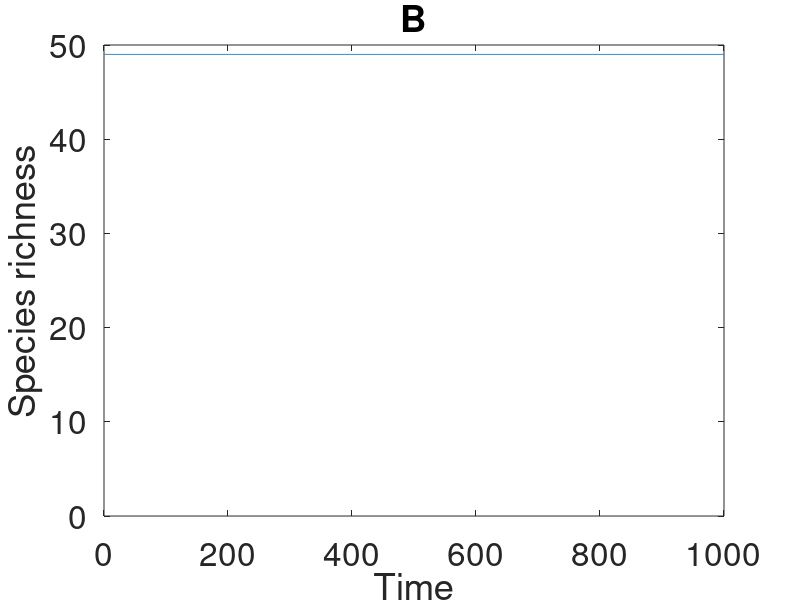
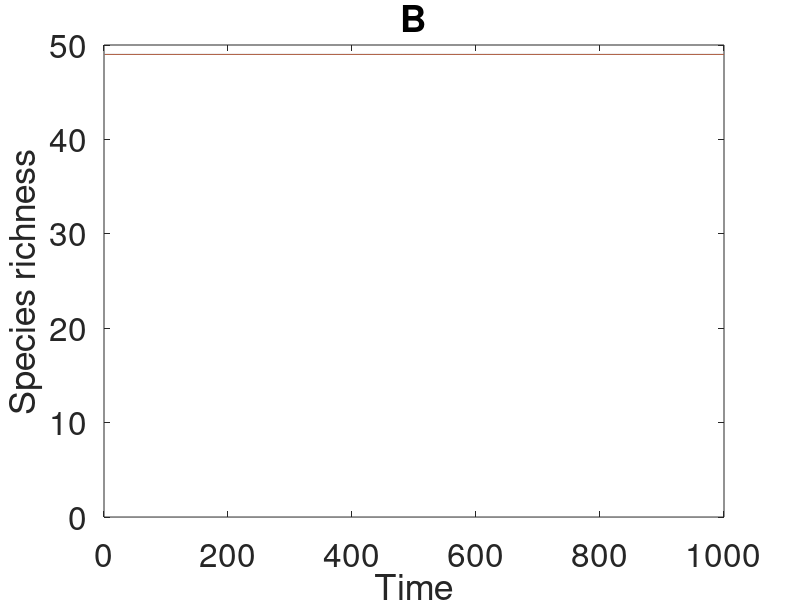
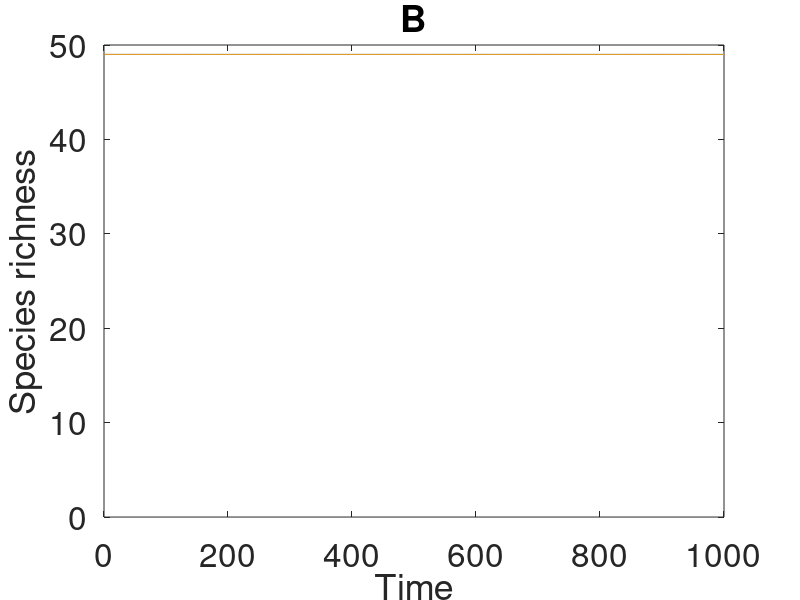
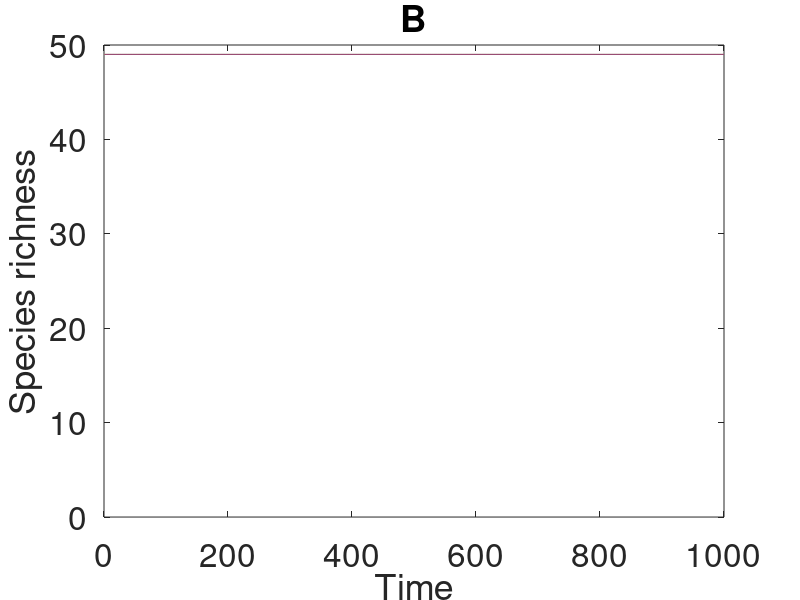

Source code (MATLAB) for these figures, in order:
%----------------------------------------------------------------------
%Ecosystem services in ecological network seascapes
%Guimaraes&Melian@KB May 2024
%----------------------------------------------------------------------
function DynS()  

    show=true;
    showEach = 1;
    countgen = 0;
    %gamma=[];
    T=1000;%time    
    As = [0.025 0.05 0.075 0.1 0.2 0.3 0.4 0.5 0.6 0.7 0.8 0.9 1];%amplitude
    GPTs =[100 500 1000]; % GPT=1 is Static 1 5 10 50 
    R_k={};  %Composicion de species @ each Site and each Generation k  
  
 for i = 1:length(As); % i refersw to values of amplitude
    for j = 1:length(GPTs); % j refers to values of frequency


%Niche overlap matrix
v = 0.1; % variance
sigma = sqrt(v); % standard deviation
mu = 0.1; % mean
%n = 1000;% pairs
N = 50;%Number species
S = zeros(N,N);
for s = 1:N;
    for s1 = s+1:N;
        X(s,s1) = sigma .* randn(1, 1) + mu;
        if X(s,s1) < 0;
           X(s,s1) = -1*(X(s,s1));
           X(s1,s) = -1*(X(s,s1));
        end
    end
end

%size(X)
%pause
%index = find(X>0.3);
%numberOfElements = length(index)
%Check mean-std niche overlap matrix
%X
%pause        
%stats = [mean(X) std(X) var(X)]
%hist(X)


        
        %give the parameters a specific combination of values 
        A = As(1,i);
        GPT = GPTs(1,j); 
        f = 1/GPT;
        r=zeros(T,2);
    
        for k = 1:T,  %Generations...one combination A,f        
        %A = 100;%amplitude, is the peak deviation: 
        %350 to match simulations in random landscapes
        %f = 1;%ordinary frequency, number of 
        %cycles that occur each second of time
        sig = 0;%the phase
        countgen = countgen + 1;
        %r = A*sin(2*pi*f*countgen + sig) + A;%starting point with r approx.
        r(k,2) = A/2*(sin(2*pi*f*countgen + sig)+1);
        r(k,1) = k;
        %2. Check sinusoidal with boundary conditions considering continuous A and f
        %Check r_min == 0 and r_max == max distance ij
        count = 0;
        %Counting number of species present at time t
        for p = 1:N;
            %find(X(:,r(k,2))); 
            %X(p,:)
            %e = r(k,2)
            presence = find(X(p,:)>r(k,2));
            if ~isempty(presence);
            %p
              count = count + 1;
               NSt = count;
               %pause
            end
            
            
        end
        NSt;
        r(k,3) = NSt;
        %pause
        end%k
        A
        f
        %subplot(1,1,1)
        %plot(r(:,1),r(:,2))
        %hold on
        %title("A")
        %xlabel('Time',"fontsize",26)
        %ylabel('Environmental threshold',"fontsize",26)
        %set(gca,'fontsize',24);
        %print -color -F:20 Fig5a.eps
        %subplot(1,1,3)
        plot(r(:,1),r(:,3))
        hold on
        axis([0 1000 0 50])%N
        hold on
        title("B")
        xlabel('Time',"fontsize",26)
        ylabel('Species richness',"fontsize",26)
        set(gca,'fontsize',24);
        print -color -F:20 Fig5b.eps
        %pause
    end
 end       
      
